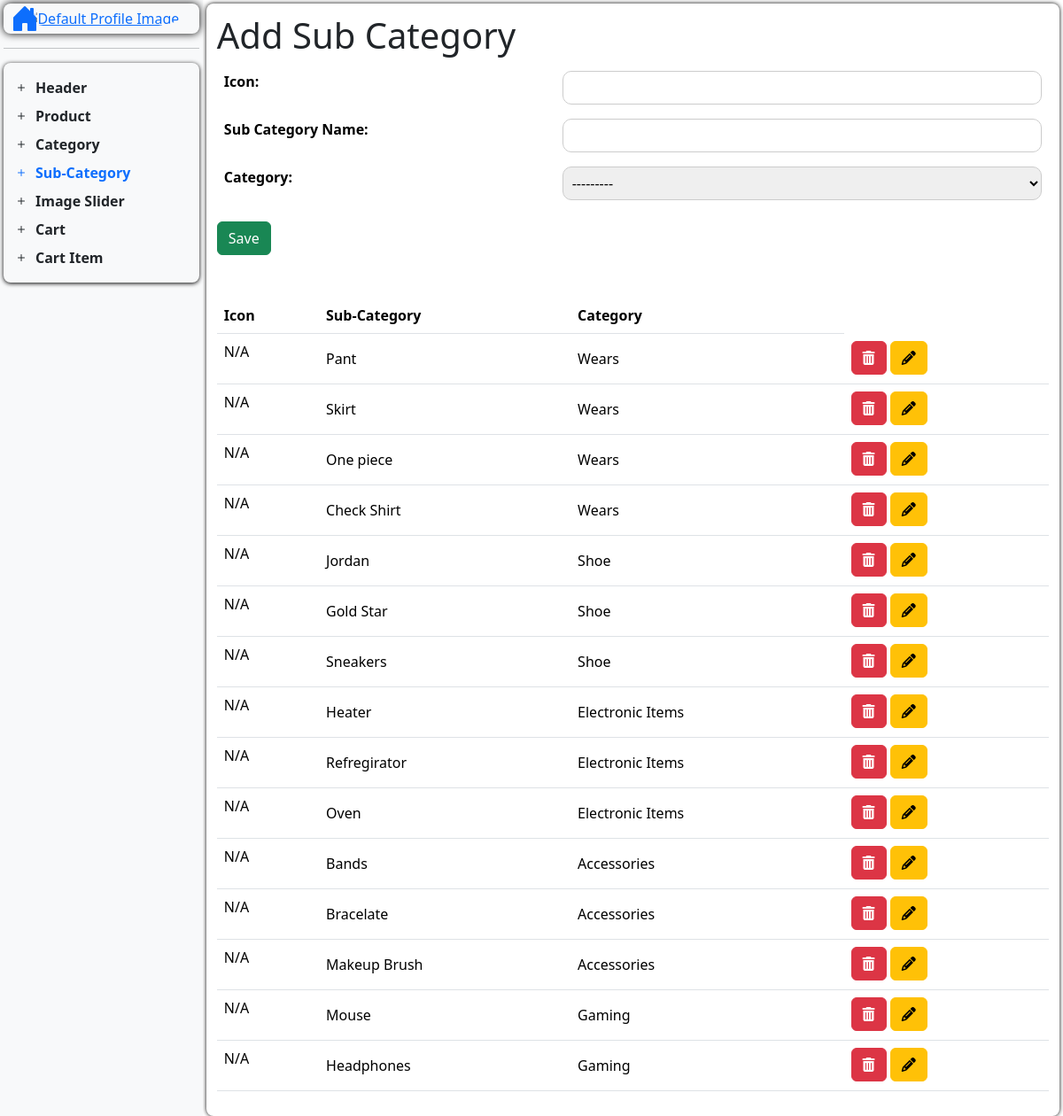
Screenshot of /add-sub-category/ with the database file from the repository.
### nep_app/models.py (models this page shows, shortened)
class Sub_CategoryModel(models.Model):
    sub_category_icon = models.CharField(max_length=200, default="", blank=True)
    sub_category_name = models.CharField(max_length=200, default="", unique=True)
    category = models.ForeignKey(
        CategoryModel, related_name="subcategories", on_delete=models.CASCADE
    )

class CategoryModel(models.Model):
    category_icon = models.CharField(max_length=200, default="", blank=True)
    category_name = models.CharField(max_length=200, default="", unique=True)
    category_image = models.ImageField(
        upload_to="category_image/", default="", blank=True
    )
    def __str__(self) -> str:
        return f"{self.category_name}"

### nep_app/views.py (the view)
# urls.py: path("add-sub-category/", add_sub_category, name="add_sub_category"),
def add_sub_category(request):
    return handle_create(
        request=request,
        model=Sub_CategoryModel,
        formname=SubCategoryForm,
        redirect_url="add_sub_category",
        template_url="Dashboard/D_Content/add_sub_category.html",
        action_url="add_sub_category",
    )

### nep_app/forms.py
class SubCategoryForm(forms.ModelForm):
    class Meta:
        model = Sub_CategoryModel
        fields = "__all__"

### handler/ViewHandler.py (called while the page is built)
def handle_create(
        request,
        model,
        formname,
        redirect_url,
        template_url,
        action_url
    ):
    data = model.objects.order_by('-id')
    if request.method == "POST":
        form = formname(request.POST, request.FILES)
        if form.is_valid():
            form.save()
            return redirect(redirect_url)
    else:
        form = formname()
    context = {
        "form": form,
        "data": data,
        'action_url': reverse(action_url)
        }
    return render(request, template_url, context)

### templates/Dashboard/D_Content/add_sub_category.html
{% extends "Dashboard/dashboard.html" %}
{% block add_sub_category%}
<h1>Add Sub Category</h1>
<div>
    <table class="table table-borderless">
        <tr>
            <th><label for="sub_category_icon">Icon: </label></th>
            <td>{{form.sub_category_icon}}</td>
        </tr>
        <tr>
            <th><label for="sub_category_name">Sub Category Name: </label></th>
            <td>{{form.sub_category_name}}</td>
        </tr>
        <tr>
            <th><label for="sub_category_category">Category: </label></th>
            <td>{{form.category}}</td>
        </tr>
    </table>
</div>
<button type="submit" name="submit" class="btn btn-success">
    {% if form.instance.id %} Update {% else %} Save {% endif %}
</button>
<div class="mt-5">
    <table class="table bg-white">
        <thead>
            <tr>
                <th>Icon</th>
                <th>Sub-Category</th>
                <th>Category</th>
            </tr>
        </thead>
        <tbody>
            {% for s_cat in data %}
            <tr>
                <td class="align-middle">
                    {% if s_cat.sub_category_icon %}
                      <i class="{{s_cat.sub_category_icon}}"></i>
                      {% else %}
                      <p>N/A</p>
                    {% endif %}
                </td>
                <td class="align-middle">{{ s_cat.sub_category_name }}</td>
                <td class="align-middle">{{ s_cat.category }}</td>
                <td>
                    <a href="{% url 'del_sub_category' s_cat.id %}" class="btn btn-danger"><i class="fas fa-trash-alt"></i></a>
                    <a href="{% url 'update_sub_category' s_cat.id %}" class="btn btn-warning"><i class="fas fa-pencil-alt"></i></a>
                </td>
            </tr>
            {% endfor %}
        </tbody>
    </table>
</div>
{% endblock %}

### templates/Dashboard/dashboard.html (style rules this page uses)
* { margin: 0; padding: 0; max-width: 100%; box-sizing: border-box; }
input, select { width: 100%; padding: 6px; border: 1px solid #ccc; border-radius: 10px; }

### rows the page displays
Sub_CategoryModel: sub_category_icon "N/A", sub_category_name "Pant", category "Wears"
Sub_CategoryModel: sub_category_icon "N/A", sub_category_name "Skirt", category "Wears"
Sub_CategoryModel: sub_category_icon "N/A", sub_category_name "One piece", category "Wears"
Sub_CategoryModel: sub_category_icon "N/A", sub_category_name "Check Shirt", category "Wears"
Sub_CategoryModel: sub_category_icon "N/A", sub_category_name "Jordan", category "Shoe"
Sub_CategoryModel: sub_category_icon "N/A", sub_category_name "Gold Star", category "Shoe"
Sub_CategoryModel: sub_category_icon "N/A", sub_category_name "Sneakers", category "Shoe"
Sub_CategoryModel: sub_category_icon "N/A", sub_category_name "Heater", category "Electronic Items"
Sub_CategoryModel: sub_category_icon "N/A", sub_category_name "Refregirator", category "Electronic Items"
Sub_CategoryModel: sub_category_icon "N/A", sub_category_name "Oven", category "Electronic Items"
Sub_CategoryModel: sub_category_icon "N/A", sub_category_name "Bands", category "Accessories"
Sub_CategoryModel: sub_category_icon "N/A", sub_category_name "Bracelate", category "Accessories"
Sub_CategoryModel: sub_category_icon "N/A", sub_category_name "Makeup Brush", category "Accessories"
Sub_CategoryModel: sub_category_icon "N/A", sub_category_name "Mouse", category "Gaming"
Sub_CategoryModel: sub_category_icon "N/A", sub_category_name "Headphones", category "Gaming"
